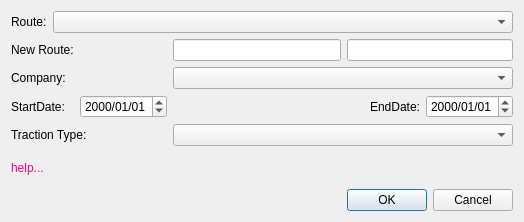
<?xml version="1.0" encoding="UTF-8"?>
<ui version="4.0">
 <class>DialogCopyRoute</class>
 <widget class="QDialog" name="DialogCopyRoute">
  <property name="geometry">
   <rect>
    <x>0</x>
    <y>0</y>
    <width>524</width>
    <height>222</height>
   </rect>
  </property>
  <property name="windowTitle">
   <string>Copy Route</string>
  </property>
  <layout class="QGridLayout" name="gridLayout">
   <item row="0" column="0">
    <widget class="QLabel" name="label">
     <property name="text">
      <string>Route:</string>
     </property>
    </widget>
   </item>
   <item row="0" column="1" colspan="6">
    <widget class="QComboBox" name="cbRoutes">
     <property name="toolTip">
      <string>Routes using this segment</string>
     </property>
    </widget>
   </item>
   <item row="1" column="0" colspan="2">
    <widget class="QLabel" name="label_2">
     <property name="text">
      <string>New Route:</string>
     </property>
    </widget>
   </item>
   <item row="1" column="4" colspan="3">
    <widget class="QLineEdit" name="txtRouteName">
     <property name="maxLength">
      <number>100</number>
     </property>
    </widget>
   </item>
   <item row="2" column="0" colspan="2">
    <widget class="QLabel" name="label_5">
     <property name="text">
      <string>Company:</string>
     </property>
    </widget>
   </item>
   <item row="2" column="3" colspan="4">
    <widget class="QComboBox" name="cbCompany"/>
   </item>
   <item row="3" column="0" colspan="2">
    <widget class="QLabel" name="label_3">
     <property name="text">
      <string>StartDate:</string>
     </property>
    </widget>
   </item>
   <item row="3" column="5">
    <widget class="QLabel" name="label_4">
     <property name="text">
      <string>EndDate:</string>
     </property>
    </widget>
   </item>
   <item row="3" column="6">
    <widget class="QDateEdit" name="dateEnd">
     <property name="displayFormat">
      <string>yyyy/MM/dd</string>
     </property>
    </widget>
   </item>
   <item row="4" column="0" colspan="3">
    <widget class="QLabel" name="label_6">
     <property name="text">
      <string>Traction Type:</string>
     </property>
    </widget>
   </item>
   <item row="4" column="3" colspan="4">
    <widget class="QComboBox" name="cbTractionType"/>
   </item>
   <item row="5" column="0" colspan="7">
    <widget class="QLabel" name="lblHelp">
     <property name="palette">
      <palette>
       <active>
        <colorrole role="WindowText">
         <brush brushstyle="SolidPattern">
          <color alpha="255">
           <red>255</red>
           <green>0</green>
           <blue>127</blue>
          </color>
         </brush>
        </colorrole>
       </active>
       <inactive>
        <colorrole role="WindowText">
         <brush brushstyle="SolidPattern">
          <color alpha="255">
           <red>255</red>
           <green>0</green>
           <blue>127</blue>
          </color>
         </brush>
        </colorrole>
       </inactive>
       <disabled>
        <colorrole role="WindowText">
         <brush brushstyle="SolidPattern">
          <color alpha="255">
           <red>159</red>
           <green>158</green>
           <blue>158</blue>
          </color>
         </brush>
        </colorrole>
       </disabled>
      </palette>
     </property>
     <property name="text">
      <string>help...</string>
     </property>
    </widget>
   </item>
   <item row="6" column="4" colspan="3">
    <widget class="QDialogButtonBox" name="buttonBox">
     <property name="orientation">
      <enum>Qt::Horizontal</enum>
     </property>
     <property name="standardButtons">
      <set>QDialogButtonBox::Cancel|QDialogButtonBox::Ok</set>
     </property>
    </widget>
   </item>
   <item row="3" column="2">
    <widget class="QDateEdit" name="dateStart">
     <property name="displayFormat">
      <string>yyyy/MM/dd</string>
     </property>
    </widget>
   </item>
   <item row="1" column="3">
    <widget class="QLineEdit" name="txtRouteNbr">
     <property name="toolTip">
      <string>&lt;html&gt;&lt;head/&gt;&lt;body&gt;&lt;p&gt;Enter an existing route number, e.g. '20' or 'M1'. Enter a range, eg. '200,299' to create a new numeric number in that range.&lt;/p&gt;&lt;/body&gt;&lt;/html&gt;</string>
     </property>
     <property name="maxLength">
      <number>9</number>
     </property>
    </widget>
   </item>
  </layout>
 </widget>
 <resources/>
 <connections>
  <connection>
   <sender>buttonBox</sender>
   <signal>accepted()</signal>
   <receiver>DialogCopyRoute</receiver>
   <slot>accept()</slot>
   <hints>
    <hint type="sourcelabel">
     <x>248</x>
     <y>254</y>
    </hint>
    <hint type="destinationlabel">
     <x>157</x>
     <y>274</y>
    </hint>
   </hints>
  </connection>
  <connection>
   <sender>buttonBox</sender>
   <signal>rejected()</signal>
   <receiver>DialogCopyRoute</receiver>
   <slot>reject()</slot>
   <hints>
    <hint type="sourcelabel">
     <x>316</x>
     <y>260</y>
    </hint>
    <hint type="destinationlabel">
     <x>286</x>
     <y>274</y>
    </hint>
   </hints>
  </connection>
 </connections>
</ui>
